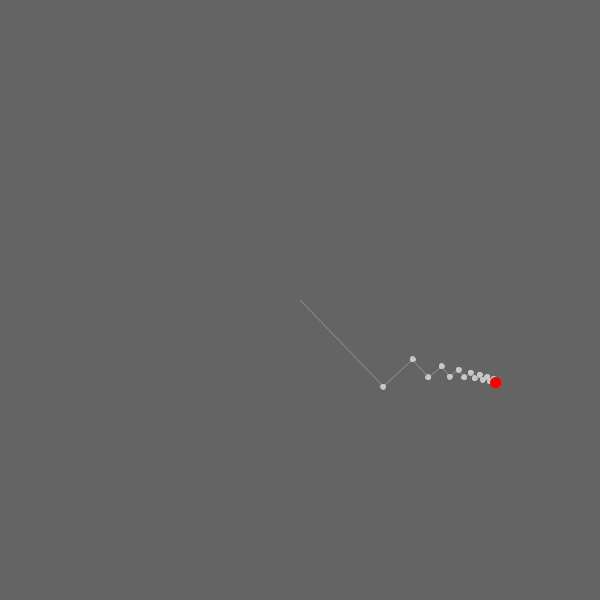
Frame 1 (no input)
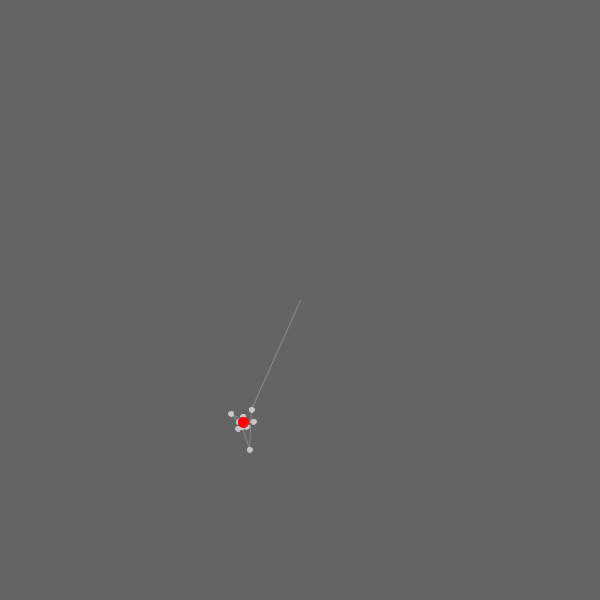
Frame 60 (the mouse pressed at the canvas centre just before this capture)
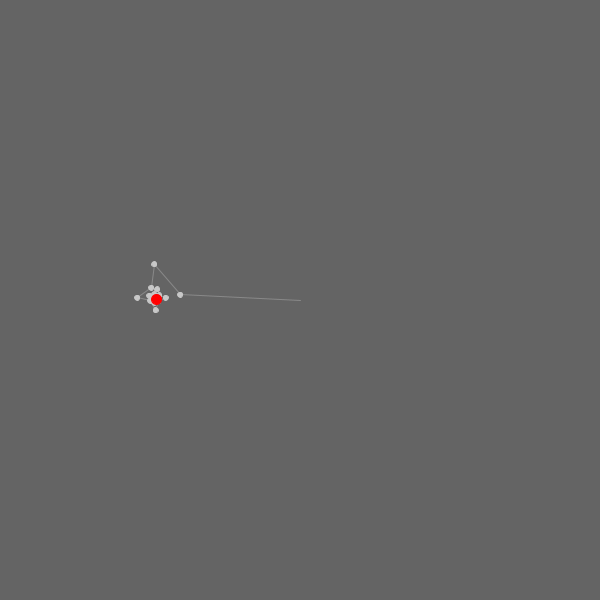
Frame 120 (the mouse held since frame 60 and released just before this capture)

The Processing sketch that drew these frames (run headless with seeded random() and noise(); from frame 60 on, the mouse is pressed at the canvas centre):

// Processing sketch: processing_6292
// ── processing_6292.pde

// If you know some math, you will remember Monsier Fourier (looking at the x or y-values as
//Fourier series from 0 to anzahl), otherwise just enjoy the movements


int i=0; //the number of actually activ objects
int anzahl=15;//maximum number of objects
int auswahl=ceil(random(0,8));
Schwengel[]  schwengel;

class Schwengel{ //the coloured circles with a line rotating around the previous circle
  float centerx,centery,lang,omega,alfa,big,punktx,punkty;
  color farbe;

  Schwengel(float centerx_, float centery_,float lang_, float omega_, float alfa_, float big_, color farbe_){
    centerx=centerx_;
    centery=centery_;//center of rotation 
    lang=lang_;      // distance from center
    omega=omega_;    //angular velocity
    alfa=alfa_;      //actual angle
    big=big_;       //diameter of circle
    farbe=farbe_;   //colour of circle
  }

  //there are different routines for drawing and rotating, because the circles must be drawn after the lines to cover them
  //and the the center of the next object must be set at the position of the actual circle
  void rotieren(){//let the angle grow, get the new position of the circle
    alfa=alfa+omega;
    if(alfa>2*PI){
      alfa=alfa-2*PI;
    }
    punktx=centerx+lang*cos(alfa);
    //punktx=2*alfa;
    punkty=centery+lang*sin(alfa);
    //punkty=2*alfa;

  }
  void zeichne_linie(){//draw the connection from center to actual circle
    stroke(255,60);
    line(centerx,centery,punktx,punkty);

  }
  void zeichne_kreis(){//fill the circle
    stroke(farbe);
    fill(farbe); 
    ellipse(punktx,punkty,big,big);
  }
}


void setup() {
  size(600, 600);
  colorMode(RGB);
  smooth();
  ellipseMode (CENTER);
  schwengel= new Schwengel[anzahl];
  for (int a=0;a<anzahl;a++){
    println(auswahl);
    switch(auswahl){
    case 1:
      schwengel[a]= new Schwengel(0,0,140/(2*a+1),0.01*(2*a+1),0,5,color(200,200,200)); // Rechteckschwingung - n ungerade, bn=1/n
      schwengel[0].centerx=300;
      break;
    case 2:
      schwengel[a]= new Schwengel(0,0,100*pow(-1,(a+2)%2)/(a+1),(a+1)*0.01,0,5,color(200,200,200));//kipp n ungerade , alternierend 1/n
      schwengel[0].centerx=450;
      break;
    case 3:
      schwengel[a]= new Schwengel(0,0,-300*pow(-1,(a+2)%2)/((2*a+1)*(2*a+1)),0.01*(2*a+1),0,5,color(200,200,200)); // Dreieck - n ungerde, alternierend   n=1/n*n
      schwengel[0].centerx=300;
      schwengel[0].lang=120;
      break;
    case 4:
      schwengel[a]= new Schwengel(0,0,180/((a+1)*(a+1)),(a+1)*0.01,0,5,color(200,200,200));//alle 1/n*n
      schwengel[0].centerx=300;
      break;
    case 5:
      schwengel[a]= new Schwengel(0,0,140/(2*a+1),0.01*(2*a+1),pow(-1,(a+1)%2)*PI/2,5,color(200,200,200));
      schwengel[0].centerx=300;
      break;
    case 6:
      schwengel[a]= new Schwengel(0,0,60*(2*a+1+(2*a+1))*abs(pow(-1,(-1+(a+1)%3)))/((2*a+1)*(2*a+1)),   0.01*(2*a+2),pow(-1,(a+2)%2)*PI/4,  5,  color(200,200,200));
      schwengel[0].centerx=300;
      break;
    case 7:
      schwengel[a]= new Schwengel(0,0,140/(2*a+1),0.01*(2*a+1),pow(-1,(a+1)%2),5,color(200,200,200));
      schwengel[0].centerx=300;
      break;
    case 8:
      schwengel[a]= new Schwengel(0,0,100/((a+1)),(a+1)*0.01,PI*pow(-1,(a+1)%2),5,color(200,200,200));
      schwengel[0].centerx=300;
      break;
    }
  }
  schwengel[0].centery=300;
  schwengel[anzahl-1].farbe=color(255,0,0);//the last circle: big and red
  schwengel[anzahl-1].big=10;
}


void draw() {
  background(100,100,100);
  for(int i=0;i<anzahl;i++){
    schwengel[i].rotieren();
    schwengel[constrain(i+1,1,anzahl-1)].centerx=schwengel[i].punktx;//the circle is the center of rotation for the following circle
    schwengel[constrain(i+1,1,anzahl-1)].centery=schwengel[i].punkty;//after anzahl-1 there is no following circle
  }
  for(int j=0;j<anzahl;j++){    
   schwengel[j].zeichne_linie();//drawing the connecting lines
   }

  if(i==anzahl-1){//here the ordinary way doesn´t work
    line(schwengel[anzahl-2].punktx,schwengel[anzahl-2].punkty,schwengel[anzahl-1].centerx,schwengel[anzahl-1].centery);
  }
  for(int k=0;k<anzahl;k++){
    schwengel[k].zeichne_kreis();//drawing the circles
  }
}
